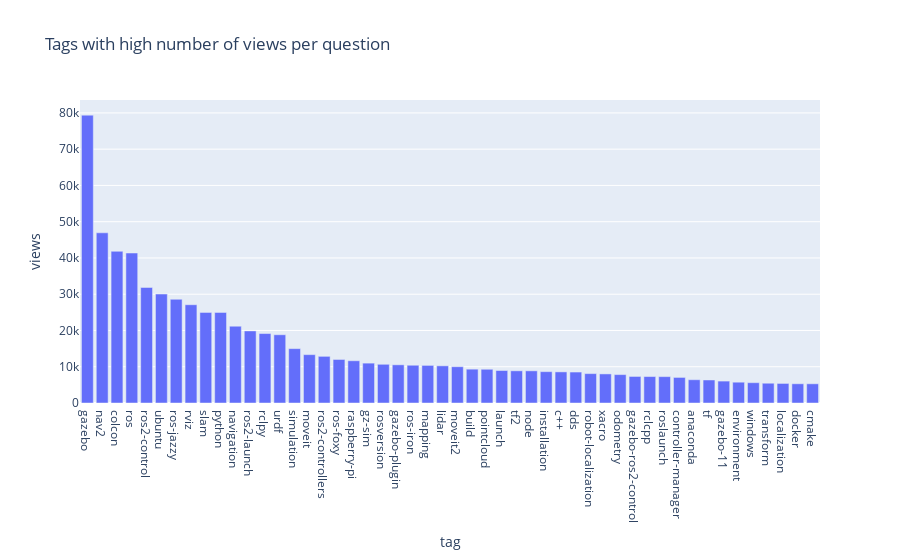

Here is the notebook cell this chart was saved with:
### Code cell
view_df = view_df.sort_values(by="views",ascending=False)
fig = px.bar(view_df[2:52], x="tag", y="views", title="Tags with high number of views per question")
fig.show()

### Figure 1 — Plotly figure (JSON) as saved in the notebook; plotly's stock layout.template omitted (floating-point values rounded to 4 significant figures)
{"data": [{"alignmentgroup": "True", "hovertemplate": "tag=%{x}<br>views=%{y}<extra></extra>", "legendgroup": "", "marker": {"color": "#636efa", "pattern": {"shape": ""}}, "name": "", "offsetgroup": "", "orientation": "v", "showlegend": false, "textposition": "auto", "type": "bar", "x": ["gazebo", "nav2", "colcon", "ros", "ros2-control", "ubuntu", "ros-jazzy", "rviz", "slam", "python", "navigation", "ros2-launch", "rclpy", "urdf", "simulation", "moveit", "ros2-controllers", "ros-foxy", "raspberry-pi", "gz-sim", "rosversion", "gazebo-plugin", "ros-iron", "mapping", "lidar", "moveit2", "build", "pointcloud", "launch", "tf2", "node", "installation", "c++", "dds", "robot-localization", "xacro", "odometry", "gazebo-ros2-control", "rclcpp", "roslaunch", "controller-manager", "anaconda", "tf", "gazebo-11", "environment", "windows", "transform", "localization", "docker", "cmake"], "xaxis": "x", "y": [79381, 46934, 41834, 41363, 31871, 30044, 28605, 27100, 24991, 24986, 21183, 19882, 19150, 18824, 14991, 13334, 12867, 12008, 11651, 10996, 10675, 10533, 10413, 10370, 10251, 10012, 9329, 9304, 8958, 8876, 8875, 8644, 8578, 8537, 8106, 8021, 7832, 7321, 7292, 7273, 7055, 6421, 6347, 6043, 5738, 5601, 5452, 5394, 5303, 5298], "yaxis": "y"}], "layout": {"barmode": "relative", "legend": {"tracegroupgap": 0}, "title": {"text": "Tags with high number of views per question"}, "xaxis": {"anchor": "y", "domain": [0, 1], "title": {"text": "tag"}}, "yaxis": {"anchor": "x", "domain": [0, 1], "title": {"text": "views"}}}}
